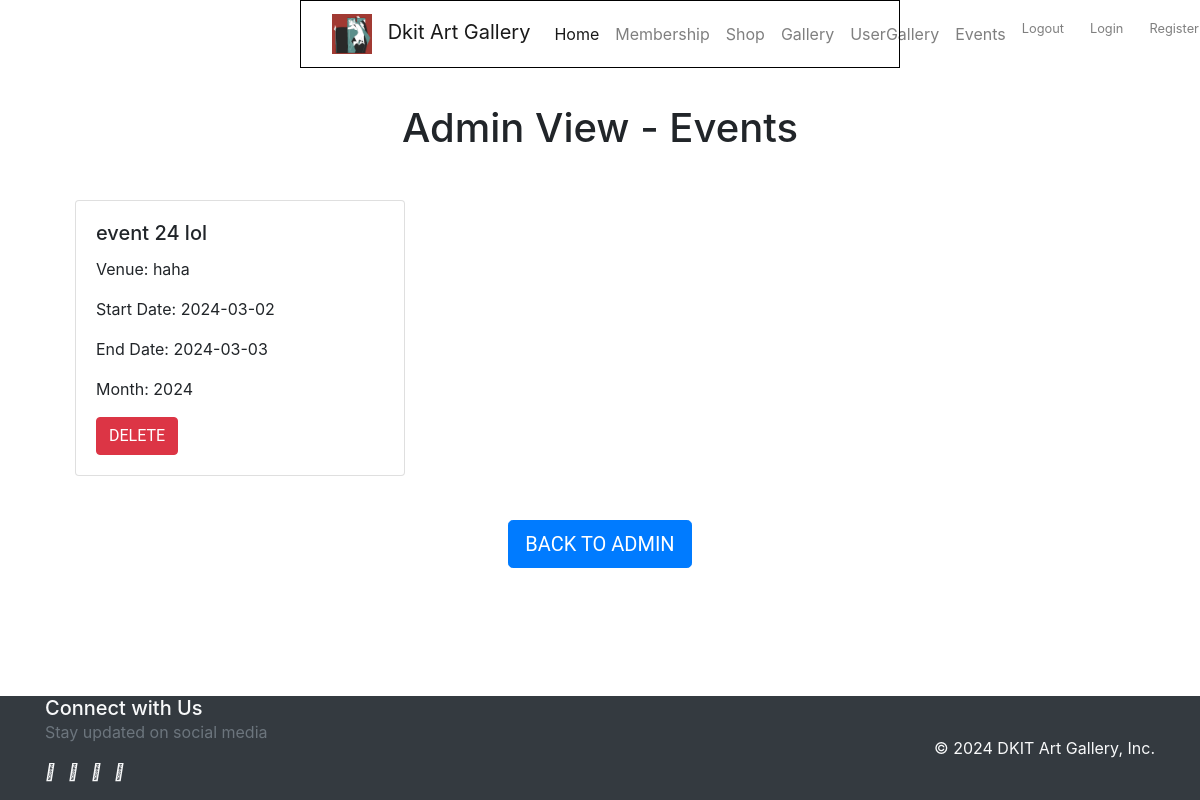
Before: /view/adminViewEvents.php with the older database file.
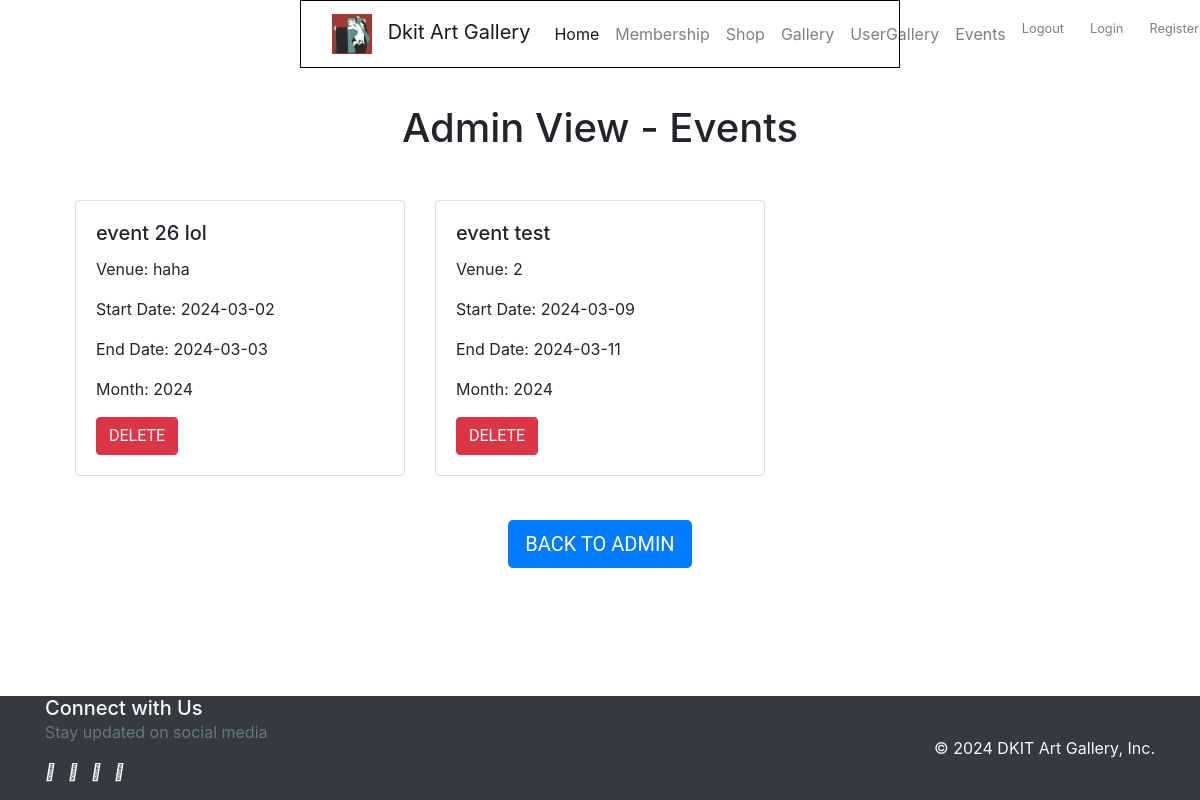
After: the same page with the newer database file.
### tables this page shows
CREATE TABLE `event` (
  `id` int(11) NOT NULL,
  `title` varchar(50) NOT NULL,
  `venue` varchar(500) NOT NULL,
  `start_date` date NOT NULL,
  `end_date` date NOT NULL,
  `month` int(11) NOT NULL
);

### model/getEvents.php (called while the page is built)
<?php
require_once 'databaseConnection.php';
function getEvents() {
    global $db;
    $events = [];
    try {
        $query = "SELECT * FROM event";
        $stmt = $db->prepare($query);
        $stmt->execute();
        $events = $stmt->fetchAll(PDO::FETCH_ASSOC);
    } catch (PDOException $e) {
        echo "Error: " . $e->getMessage();
    }
    return $events;
}
?>

### view/adminViewEvents.php (the view, shortened to what this page needs)
<?php
require_once '../model/getEvents.php';
include "../view/nav.php";
include '../view/header.php';
$events = getEvents();
?>
<div class="container">
    <h1 class="text-center mt-5">Admin View - Events</h1>
    <div class="row mt-5">
        <?php foreach ($events as $event): ?>
            <div class="col-md-4 mb-4">
                <div class="card h-100">
                    <div class="card-body">
                        <h5 class="card-title"><?php echo $event['title']; ?></h5>
                        <p class="card-text">Venue: <?php echo $event['venue']; ?></p>
                        <p class="card-text">Start Date: <?php echo $event['start_date']; ?></p>
                        <p class="card-text">End Date: <?php echo $event['end_date']; ?></p>
                        <p class="card-text">Month: <?php echo $event['month']; ?></p>
                        <a href="../model/deleteEvent.php?deleteEvent=<?php echo $event['id']; ?>" class="btn btn-danger">Delete</a>
                    </div>
                </div>
            </div>
        <?php endforeach; ?>
    </div>
         <div class="card-body text-center">
             <a href="index.php?action=show_admin" class="btn btn-lg btn-primary">Back To Admin</a>
        </div>
</div>
<?php
include 'footer.php';
?>

Changed rows visible on the page:
changed event "haha": title "event 24 lol" → "event 26 lol"
added event: title "event test", venue "2", start_date "2024-03-09", end_date "2024-03-11", month "2024"
